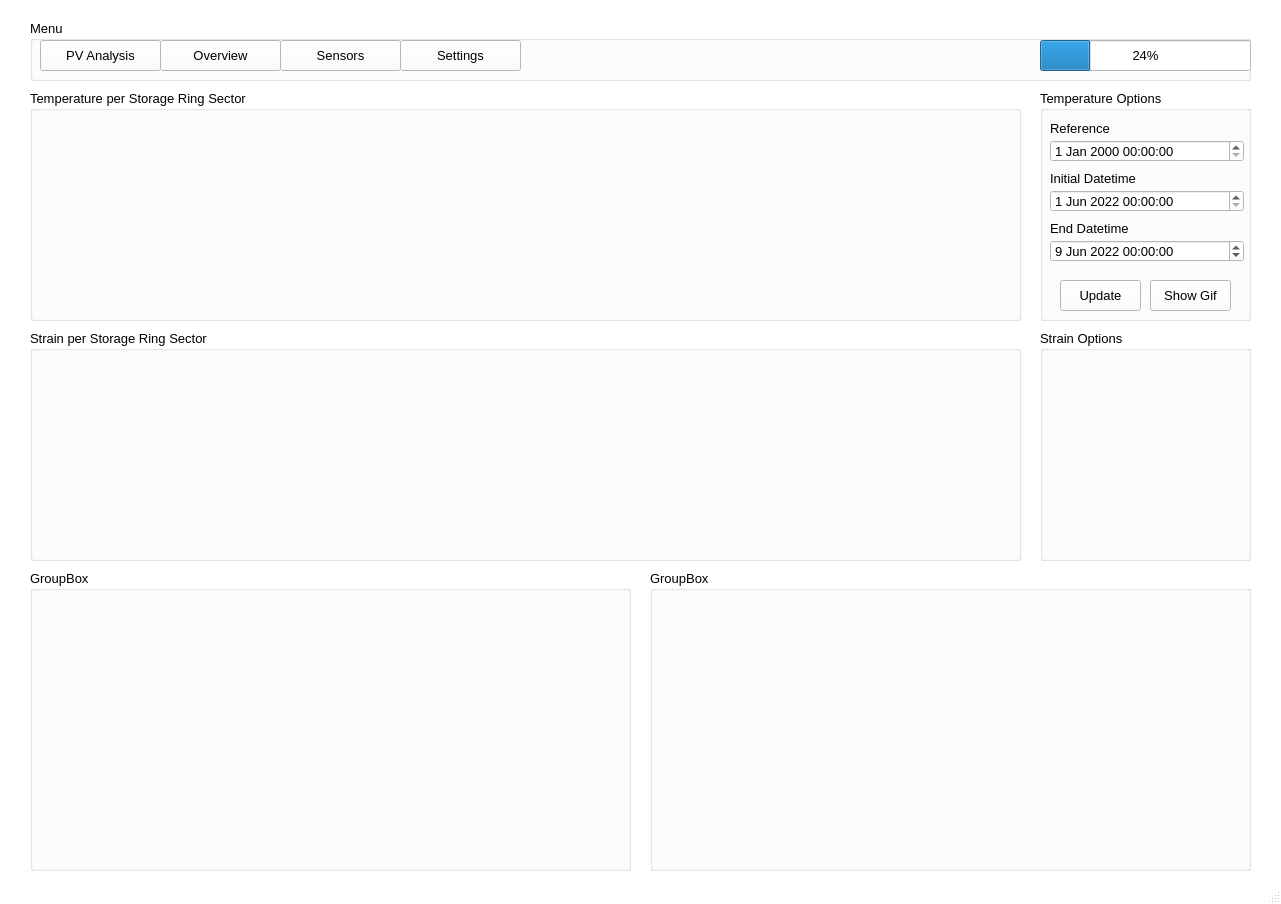
<?xml version="1.0" encoding="UTF-8"?>
<ui version="4.0">
 <class>MainWindow</class>
 <widget class="QMainWindow" name="MainWindow">
  <property name="geometry">
   <rect>
    <x>0</x>
    <y>0</y>
    <width>1281</width>
    <height>904</height>
   </rect>
  </property>
  <property name="palette">
   <palette>
    <active>
     <colorrole role="WindowText">
      <brush brushstyle="SolidPattern">
       <color alpha="255">
        <red>0</red>
        <green>0</green>
        <blue>0</blue>
       </color>
      </brush>
     </colorrole>
     <colorrole role="Button">
      <brush brushstyle="SolidPattern">
       <color alpha="255">
        <red>255</red>
        <green>255</green>
        <blue>255</blue>
       </color>
      </brush>
     </colorrole>
     <colorrole role="Light">
      <brush brushstyle="SolidPattern">
       <color alpha="255">
        <red>255</red>
        <green>255</green>
        <blue>255</blue>
       </color>
      </brush>
     </colorrole>
     <colorrole role="Midlight">
      <brush brushstyle="SolidPattern">
       <color alpha="255">
        <red>255</red>
        <green>255</green>
        <blue>255</blue>
       </color>
      </brush>
     </colorrole>
     <colorrole role="Dark">
      <brush brushstyle="SolidPattern">
       <color alpha="255">
        <red>127</red>
        <green>127</green>
        <blue>127</blue>
       </color>
      </brush>
     </colorrole>
     <colorrole role="Mid">
      <brush brushstyle="SolidPattern">
       <color alpha="255">
        <red>170</red>
        <green>170</green>
        <blue>170</blue>
       </color>
      </brush>
     </colorrole>
     <colorrole role="Text">
      <brush brushstyle="SolidPattern">
       <color alpha="255">
        <red>0</red>
        <green>0</green>
        <blue>0</blue>
       </color>
      </brush>
     </colorrole>
     <colorrole role="BrightText">
      <brush brushstyle="SolidPattern">
       <color alpha="255">
        <red>255</red>
        <green>255</green>
        <blue>255</blue>
       </color>
      </brush>
     </colorrole>
     <colorrole role="ButtonText">
      <brush brushstyle="SolidPattern">
       <color alpha="255">
        <red>0</red>
        <green>0</green>
        <blue>0</blue>
       </color>
      </brush>
     </colorrole>
     <colorrole role="Base">
      <brush brushstyle="SolidPattern">
       <color alpha="255">
        <red>255</red>
        <green>255</green>
        <blue>255</blue>
       </color>
      </brush>
     </colorrole>
     <colorrole role="Window">
      <brush brushstyle="SolidPattern">
       <color alpha="255">
        <red>255</red>
        <green>255</green>
        <blue>255</blue>
       </color>
      </brush>
     </colorrole>
     <colorrole role="Shadow">
      <brush brushstyle="SolidPattern">
       <color alpha="255">
        <red>0</red>
        <green>0</green>
        <blue>0</blue>
       </color>
      </brush>
     </colorrole>
     <colorrole role="AlternateBase">
      <brush brushstyle="SolidPattern">
       <color alpha="255">
        <red>255</red>
        <green>255</green>
        <blue>255</blue>
       </color>
      </brush>
     </colorrole>
     <colorrole role="ToolTipBase">
      <brush brushstyle="SolidPattern">
       <color alpha="255">
        <red>255</red>
        <green>255</green>
        <blue>220</blue>
       </color>
      </brush>
     </colorrole>
     <colorrole role="ToolTipText">
      <brush brushstyle="SolidPattern">
       <color alpha="255">
        <red>0</red>
        <green>0</green>
        <blue>0</blue>
       </color>
      </brush>
     </colorrole>
    </active>
    <inactive>
     <colorrole role="WindowText">
      <brush brushstyle="SolidPattern">
       <color alpha="255">
        <red>0</red>
        <green>0</green>
        <blue>0</blue>
       </color>
      </brush>
     </colorrole>
     <colorrole role="Button">
      <brush brushstyle="SolidPattern">
       <color alpha="255">
        <red>255</red>
        <green>255</green>
        <blue>255</blue>
       </color>
      </brush>
     </colorrole>
     <colorrole role="Light">
      <brush brushstyle="SolidPattern">
       <color alpha="255">
        <red>255</red>
        <green>255</green>
        <blue>255</blue>
       </color>
      </brush>
     </colorrole>
     <colorrole role="Midlight">
      <brush brushstyle="SolidPattern">
       <color alpha="255">
        <red>255</red>
        <green>255</green>
        <blue>255</blue>
       </color>
      </brush>
     </colorrole>
     <colorrole role="Dark">
      <brush brushstyle="SolidPattern">
       <color alpha="255">
        <red>127</red>
        <green>127</green>
        <blue>127</blue>
       </color>
      </brush>
     </colorrole>
     <colorrole role="Mid">
      <brush brushstyle="SolidPattern">
       <color alpha="255">
        <red>170</red>
        <green>170</green>
        <blue>170</blue>
       </color>
      </brush>
     </colorrole>
     <colorrole role="Text">
      <brush brushstyle="SolidPattern">
       <color alpha="255">
        <red>0</red>
        <green>0</green>
        <blue>0</blue>
       </color>
      </brush>
     </colorrole>
     <colorrole role="BrightText">
      <brush brushstyle="SolidPattern">
       <color alpha="255">
        <red>255</red>
        <green>255</green>
        <blue>255</blue>
       </color>
      </brush>
     </colorrole>
     <colorrole role="ButtonText">
      <brush brushstyle="SolidPattern">
       <color alpha="255">
        <red>0</red>
        <green>0</green>
        <blue>0</blue>
       </color>
      </brush>
     </colorrole>
     <colorrole role="Base">
      <brush brushstyle="SolidPattern">
       <color alpha="255">
        <red>255</red>
        <green>255</green>
        <blue>255</blue>
       </color>
      </brush>
     </colorrole>
     <colorrole role="Window">
      <brush brushstyle="SolidPattern">
       <color alpha="255">
        <red>255</red>
        <green>255</green>
        <blue>255</blue>
       </color>
      </brush>
     </colorrole>
     <colorrole role="Shadow">
      <brush brushstyle="SolidPattern">
       <color alpha="255">
        <red>0</red>
        <green>0</green>
        <blue>0</blue>
       </color>
      </brush>
     </colorrole>
     <colorrole role="AlternateBase">
      <brush brushstyle="SolidPattern">
       <color alpha="255">
        <red>255</red>
        <green>255</green>
        <blue>255</blue>
       </color>
      </brush>
     </colorrole>
     <colorrole role="ToolTipBase">
      <brush brushstyle="SolidPattern">
       <color alpha="255">
        <red>255</red>
        <green>255</green>
        <blue>220</blue>
       </color>
      </brush>
     </colorrole>
     <colorrole role="ToolTipText">
      <brush brushstyle="SolidPattern">
       <color alpha="255">
        <red>0</red>
        <green>0</green>
        <blue>0</blue>
       </color>
      </brush>
     </colorrole>
    </inactive>
    <disabled>
     <colorrole role="WindowText">
      <brush brushstyle="SolidPattern">
       <color alpha="255">
        <red>127</red>
        <green>127</green>
        <blue>127</blue>
       </color>
      </brush>
     </colorrole>
     <colorrole role="Button">
      <brush brushstyle="SolidPattern">
       <color alpha="255">
        <red>255</red>
        <green>255</green>
        <blue>255</blue>
       </color>
      </brush>
     </colorrole>
     <colorrole role="Light">
      <brush brushstyle="SolidPattern">
       <color alpha="255">
        <red>255</red>
        <green>255</green>
        <blue>255</blue>
       </color>
      </brush>
     </colorrole>
     <colorrole role="Midlight">
      <brush brushstyle="SolidPattern">
       <color alpha="255">
        <red>255</red>
        <green>255</green>
        <blue>255</blue>
       </color>
      </brush>
     </colorrole>
     <colorrole role="Dark">
      <brush brushstyle="SolidPattern">
       <color alpha="255">
        <red>127</red>
        <green>127</green>
        <blue>127</blue>
       </color>
      </brush>
     </colorrole>
     <colorrole role="Mid">
      <brush brushstyle="SolidPattern">
       <color alpha="255">
        <red>170</red>
        <green>170</green>
        <blue>170</blue>
       </color>
      </brush>
     </colorrole>
     <colorrole role="Text">
      <brush brushstyle="SolidPattern">
       <color alpha="255">
        <red>127</red>
        <green>127</green>
        <blue>127</blue>
       </color>
      </brush>
     </colorrole>
     <colorrole role="BrightText">
      <brush brushstyle="SolidPattern">
       <color alpha="255">
        <red>255</red>
        <green>255</green>
        <blue>255</blue>
       </color>
      </brush>
     </colorrole>
     <colorrole role="ButtonText">
      <brush brushstyle="SolidPattern">
       <color alpha="255">
        <red>127</red>
        <green>127</green>
        <blue>127</blue>
       </color>
      </brush>
     </colorrole>
     <colorrole role="Base">
      <brush brushstyle="SolidPattern">
       <color alpha="255">
        <red>255</red>
        <green>255</green>
        <blue>255</blue>
       </color>
      </brush>
     </colorrole>
     <colorrole role="Window">
      <brush brushstyle="SolidPattern">
       <color alpha="255">
        <red>255</red>
        <green>255</green>
        <blue>255</blue>
       </color>
      </brush>
     </colorrole>
     <colorrole role="Shadow">
      <brush brushstyle="SolidPattern">
       <color alpha="255">
        <red>0</red>
        <green>0</green>
        <blue>0</blue>
       </color>
      </brush>
     </colorrole>
     <colorrole role="AlternateBase">
      <brush brushstyle="SolidPattern">
       <color alpha="255">
        <red>255</red>
        <green>255</green>
        <blue>255</blue>
       </color>
      </brush>
     </colorrole>
     <colorrole role="ToolTipBase">
      <brush brushstyle="SolidPattern">
       <color alpha="255">
        <red>255</red>
        <green>255</green>
        <blue>220</blue>
       </color>
      </brush>
     </colorrole>
     <colorrole role="ToolTipText">
      <brush brushstyle="SolidPattern">
       <color alpha="255">
        <red>0</red>
        <green>0</green>
        <blue>0</blue>
       </color>
      </brush>
     </colorrole>
    </disabled>
   </palette>
  </property>
  <property name="windowTitle">
   <string>MainWindow</string>
  </property>
  <widget class="QWidget" name="centralwidget">
   <widget class="QGroupBox" name="groupBox_3">
    <property name="geometry">
     <rect>
      <x>30</x>
      <y>20</y>
      <width>1221</width>
      <height>61</height>
     </rect>
    </property>
    <property name="font">
     <font>
      <pointsize>10</pointsize>
     </font>
    </property>
    <property name="title">
     <string>Menu</string>
    </property>
    <widget class="QPushButton" name="pushButton">
     <property name="geometry">
      <rect>
       <x>10</x>
       <y>20</y>
       <width>121</width>
       <height>31</height>
      </rect>
     </property>
     <property name="text">
      <string>PV Analysis</string>
     </property>
    </widget>
    <widget class="QPushButton" name="pushButton_2">
     <property name="geometry">
      <rect>
       <x>130</x>
       <y>20</y>
       <width>121</width>
       <height>31</height>
      </rect>
     </property>
     <property name="text">
      <string>Overview</string>
     </property>
    </widget>
    <widget class="QPushButton" name="pb_menu_sensors">
     <property name="geometry">
      <rect>
       <x>250</x>
       <y>20</y>
       <width>121</width>
       <height>31</height>
      </rect>
     </property>
     <property name="text">
      <string>Sensors</string>
     </property>
    </widget>
    <widget class="QPushButton" name="pushButton_4">
     <property name="geometry">
      <rect>
       <x>370</x>
       <y>20</y>
       <width>121</width>
       <height>31</height>
      </rect>
     </property>
     <property name="text">
      <string>Settings</string>
     </property>
    </widget>
    <widget class="QProgressBar" name="progressBar">
     <property name="geometry">
      <rect>
       <x>1010</x>
       <y>20</y>
       <width>211</width>
       <height>31</height>
      </rect>
     </property>
     <property name="value">
      <number>24</number>
     </property>
    </widget>
   </widget>
   <widget class="QGroupBox" name="groupBox_4">
    <property name="geometry">
     <rect>
      <x>30</x>
      <y>570</y>
      <width>601</width>
      <height>301</height>
     </rect>
    </property>
    <property name="font">
     <font>
      <pointsize>10</pointsize>
     </font>
    </property>
    <property name="title">
     <string>GroupBox</string>
    </property>
   </widget>
   <widget class="QGroupBox" name="groupBox_5">
    <property name="geometry">
     <rect>
      <x>650</x>
      <y>570</y>
      <width>601</width>
      <height>301</height>
     </rect>
    </property>
    <property name="font">
     <font>
      <pointsize>10</pointsize>
     </font>
    </property>
    <property name="title">
     <string>GroupBox</string>
    </property>
   </widget>
   <widget class="QGroupBox" name="groupBox_6">
    <property name="geometry">
     <rect>
      <x>1040</x>
      <y>90</y>
      <width>211</width>
      <height>231</height>
     </rect>
    </property>
    <property name="font">
     <font>
      <pointsize>10</pointsize>
     </font>
    </property>
    <property name="title">
     <string>Temperature Options</string>
    </property>
    <widget class="QDateTimeEdit" name="temp_refDatetime">
     <property name="geometry">
      <rect>
       <x>10</x>
       <y>50</y>
       <width>194</width>
       <height>22</height>
      </rect>
     </property>
    </widget>
    <widget class="QLabel" name="label">
     <property name="geometry">
      <rect>
       <x>10</x>
       <y>30</y>
       <width>71</width>
       <height>16</height>
      </rect>
     </property>
     <property name="text">
      <string>Reference</string>
     </property>
    </widget>
    <widget class="QPushButton" name="pushButton_3">
     <property name="geometry">
      <rect>
       <x>20</x>
       <y>190</y>
       <width>81</width>
       <height>31</height>
      </rect>
     </property>
     <property name="text">
      <string>Update</string>
     </property>
    </widget>
    <widget class="QPushButton" name="pb_temp_showGif">
     <property name="geometry">
      <rect>
       <x>110</x>
       <y>190</y>
       <width>81</width>
       <height>31</height>
      </rect>
     </property>
     <property name="text">
      <string>Show Gif</string>
     </property>
    </widget>
    <widget class="QDateTimeEdit" name="temp_iniDatetime">
     <property name="geometry">
      <rect>
       <x>10</x>
       <y>100</y>
       <width>194</width>
       <height>22</height>
      </rect>
     </property>
     <property name="date">
      <date>
       <year>2022</year>
       <month>6</month>
       <day>1</day>
      </date>
     </property>
    </widget>
    <widget class="QDateTimeEdit" name="temp_endDatetime">
     <property name="geometry">
      <rect>
       <x>10</x>
       <y>150</y>
       <width>194</width>
       <height>22</height>
      </rect>
     </property>
     <property name="date">
      <date>
       <year>2022</year>
       <month>6</month>
       <day>9</day>
      </date>
     </property>
    </widget>
    <widget class="QLabel" name="label_2">
     <property name="geometry">
      <rect>
       <x>10</x>
       <y>80</y>
       <width>101</width>
       <height>16</height>
      </rect>
     </property>
     <property name="text">
      <string>Initial Datetime</string>
     </property>
    </widget>
    <widget class="QLabel" name="label_3">
     <property name="geometry">
      <rect>
       <x>10</x>
       <y>130</y>
       <width>101</width>
       <height>16</height>
      </rect>
     </property>
     <property name="text">
      <string>End Datetime</string>
     </property>
    </widget>
   </widget>
   <widget class="QGroupBox" name="groupBox_7">
    <property name="geometry">
     <rect>
      <x>1040</x>
      <y>330</y>
      <width>211</width>
      <height>231</height>
     </rect>
    </property>
    <property name="font">
     <font>
      <pointsize>10</pointsize>
     </font>
    </property>
    <property name="title">
     <string>Strain Options</string>
    </property>
   </widget>
   <widget class="QGroupBox" name="groupBox_8">
    <property name="geometry">
     <rect>
      <x>30</x>
      <y>90</y>
      <width>991</width>
      <height>231</height>
     </rect>
    </property>
    <property name="font">
     <font>
      <pointsize>10</pointsize>
     </font>
    </property>
    <property name="title">
     <string>Temperature per Storage Ring Sector</string>
    </property>
    <widget class="MatplotlibWidgetOverview" name="temp_mplOverview" native="true">
     <property name="geometry">
      <rect>
       <x>0</x>
       <y>10</y>
       <width>991</width>
       <height>221</height>
      </rect>
     </property>
    </widget>
   </widget>
   <widget class="QGroupBox" name="groupBox_9">
    <property name="geometry">
     <rect>
      <x>30</x>
      <y>330</y>
      <width>991</width>
      <height>231</height>
     </rect>
    </property>
    <property name="font">
     <font>
      <pointsize>10</pointsize>
     </font>
    </property>
    <property name="title">
     <string>Strain per Storage Ring Sector</string>
    </property>
    <widget class="MatplotlibWidgetOverview" name="widget_2" native="true">
     <property name="geometry">
      <rect>
       <x>0</x>
       <y>10</y>
       <width>991</width>
       <height>221</height>
      </rect>
     </property>
    </widget>
   </widget>
  </widget>
  <widget class="QStatusBar" name="statusbar"/>
 </widget>
 <customwidgets>
  <customwidget>
   <class>MatplotlibWidgetOverview</class>
   <extends>QWidget</extends>
   <header>matplotlibwidgetoverview.h</header>
   <container>1</container>
  </customwidget>
 </customwidgets>
 <resources/>
 <connections/>
</ui>
